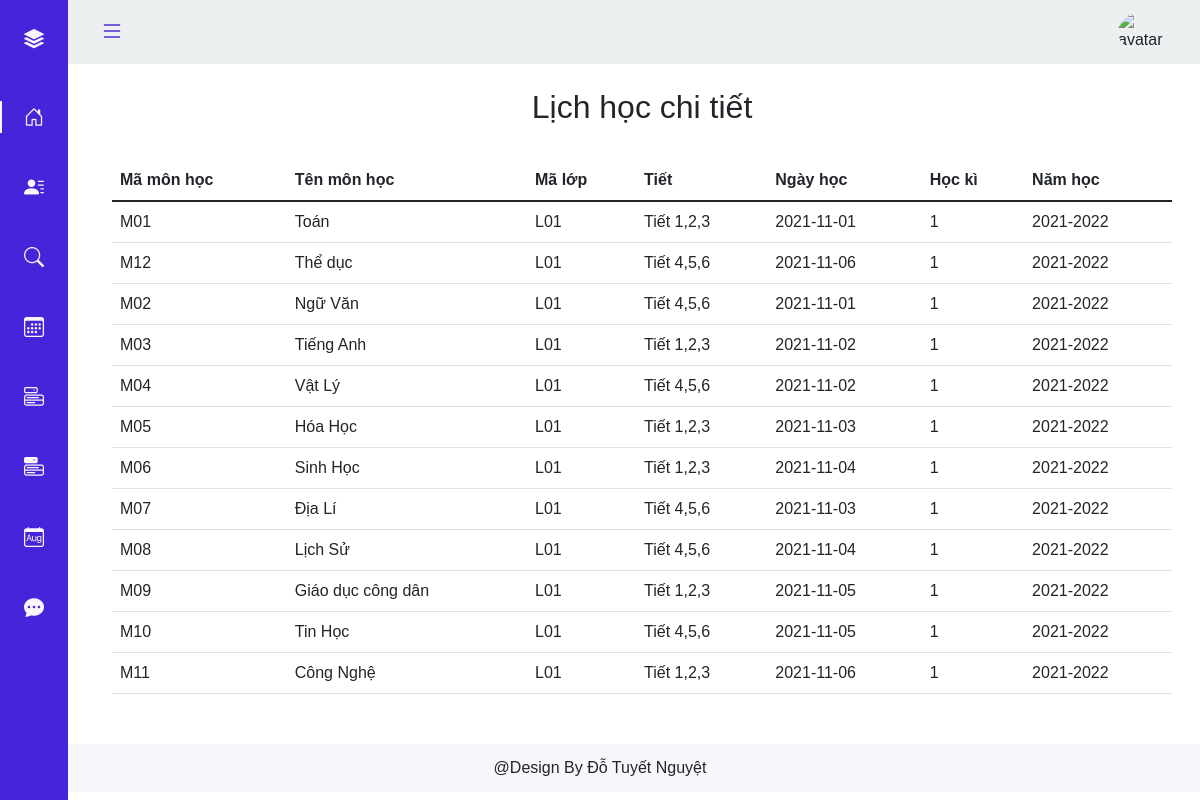
/hocsinh/thoi_khoa_bieu.php (signed in), run on the app's committed database.
### tables this page shows
CREATE TABLE `lichday` (
  `Magv` char(10) NOT NULL,
  `Mamh` char(10) NOT NULL,
  `Mal` char(10) NOT NULL,
  `Tiet` varchar(10) DEFAULT NULL,
  `Ngay` date DEFAULT NULL,
  `Hocky` int(11) DEFAULT NULL,
  `Namhoc` varchar(10) DEFAULT NULL
);

CREATE TABLE `monhoc` (
  `Mamh` char(10) NOT NULL,
  `Tenmh` varchar(50) DEFAULT NULL
);

### hocsinh/thoi_khoa_bieu.php (the view, shortened to what this page needs)
<?php include('../partial-font/hearder_hs.php') ?>
<br>
<main>
    <div class="container">
        <h2>Lịch học chi tiết </h2><br><br><br>
        <table class="table">
            <thead>
                <tr>
                    <th scope="col">Mã môn học</th>
                    <th scope="col">Tên môn học</th>
                    <th scope="col">Mã lớp</th>
                    <th scope="col">Tiết</th>
                    <th scope="col">Ngày học</th>
                    <th scope="col">Học kì</th>
                    <th scope="col">Năm học</th>
                </tr>
            </thead>
            <?php
            include('../sql/connect.php');
            $id = $_SESSION['id'];
            $sql = "SELECT * FROM lichday, monhoc WHERE lichday.Mamh= monhoc.Mamh AND Mal = (SELECT Mal FROM hoc_sinh WHERE Mahs LIKE '%$id%' ORDER BY NGAY ASC)";
            $result = mysqli_query($conn, $sql);
            if (mysqli_num_rows($result) > 0) {
                while ($row = mysqli_fetch_assoc($result)) {
            ?>
                    <tr>
                        <td><?php echo $row['Mamh']; ?></td>
                        <td><?php echo $row['Tenmh']; ?></td>
                        <td><?php echo $row['Mal']; ?></td>
                        <td><?php echo $row['Tiet']; ?></td>
                        <td><?php echo $row['Ngay']; ?></td>
                        <td><?php echo $row['Hocky']; ?></td>
                        <td><?php echo $row['Namhoc']; ?></td>
                    </tr>
            <?php
                }
            }
            ?>
        </table>
    </div>
</main>
<br>
<?php include('../partial-font/footer_hs.php') ?>

### assets/Css/style.css (style rules this page uses)
:root { --header-height: 3rem; --nav-width: 68px; --first-color: #4723D9; --first-color-light: #AFA5D9; --white-color: #F7F6FB; --body-font: 'Nunito', sans-serif; --normal-font-size: 1rem; --z-fixed: 100 }
body { position: relative; margin: var(--header-height) 0 0 0; padding: 0 1rem; font-family: var(--body-font); font-size: var(--normal-font-size); transition: .5s }
@media screen and (min-width: 768px) { body { margin: calc(var(--header-height) + 1rem) 0 0 0; padding-left: calc(var(--nav-width) + 2rem) } }
.container { display: flex; flex-wrap: wrap; justify-content: center; }

### data on the page
lichday: Mamh.Mamh "M01", Mamh.Tenmh "Toán", Mal "L01", Tiet "Tiết 1,2,3", Ngay "2021-11-01", Hocky "1", Namhoc "2021-2022"
lichday: Mamh.Mamh "M12", Mamh.Tenmh "Thể dục", Mal "L01", Tiet "Tiết 4,5,6", Ngay "2021-11-06", Hocky "1", Namhoc "2021-2022"
lichday: Mamh.Mamh "M02", Mamh.Tenmh "Ngữ Văn", Mal "L01", Tiet "Tiết 4,5,6", Ngay "2021-11-01", Hocky "1", Namhoc "2021-2022"
lichday: Mamh.Mamh "M03", Mamh.Tenmh "Tiếng Anh", Mal "L01", Tiet "Tiết 1,2,3", Ngay "2021-11-02", Hocky "1", Namhoc "2021-2022"
lichday: Mamh.Mamh "M04", Mamh.Tenmh "Vật Lý", Mal "L01", Tiet "Tiết 4,5,6", Ngay "2021-11-02", Hocky "1", Namhoc "2021-2022"
lichday: Mamh.Mamh "M05", Mamh.Tenmh "Hóa Học", Mal "L01", Tiet "Tiết 1,2,3", Ngay "2021-11-03", Hocky "1", Namhoc "2021-2022"
lichday: Mamh.Mamh "M06", Mamh.Tenmh "Sinh Học", Mal "L01", Tiet "Tiết 1,2,3", Ngay "2021-11-04", Hocky "1", Namhoc "2021-2022"
lichday: Mamh.Mamh "M07", Mamh.Tenmh "Địa Lí", Mal "L01", Tiet "Tiết 4,5,6", Ngay "2021-11-03", Hocky "1", Namhoc "2021-2022"
lichday: Mamh.Mamh "M08", Mamh.Tenmh "Lịch Sử", Mal "L01", Tiet "Tiết 4,5,6", Ngay "2021-11-04", Hocky "1", Namhoc "2021-2022"
lichday: Mamh.Mamh "M09", Mamh.Tenmh "Giáo dục công dân", Mal "L01", Tiet "Tiết 1,2,3", Ngay "2021-11-05", Hocky "1", Namhoc "2021-2022"
lichday: Mamh.Mamh "M10", Mamh.Tenmh "Tin Học", Mal "L01", Tiet "Tiết 4,5,6", Ngay "2021-11-05", Hocky "1", Namhoc "2021-2022"
lichday: Mamh.Mamh "M11", Mamh.Tenmh "Công Nghệ", Mal "L01", Tiet "Tiết 1,2,3", Ngay "2021-11-06", Hocky "1", Namhoc "2021-2022"
